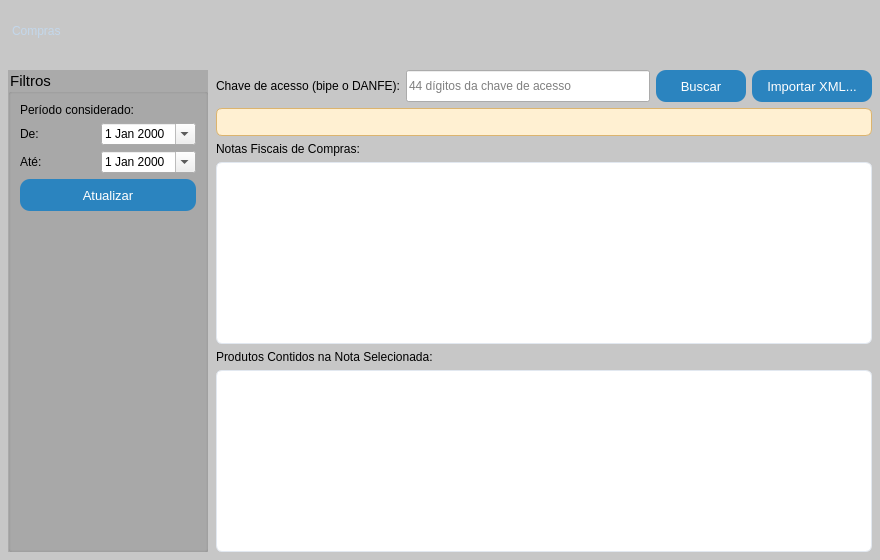
<?xml version="1.0" encoding="UTF-8"?>
<ui version="4.0">
 <class>Entradas</class>
 <widget class="QWidget" name="Entradas">
  <property name="geometry">
   <rect>
    <x>0</x>
    <y>0</y>
    <width>880</width>
    <height>560</height>
   </rect>
  </property>
  <property name="minimumSize">
   <size>
    <width>750</width>
    <height>480</height>
   </size>
  </property>
  <property name="windowTitle">
   <string>Compras</string>
  </property>
  <property name="styleSheet">
   <string notr="true">
#Entradas {
  background-color: rgb(199, 199, 199);
  background-color: qlineargradient(spread:pad, x1:0, y1:0, x2:1, y2:0,
    stop:0 rgba(199, 199, 199, 255), stop:1 rgba(170, 170, 170, 255));
}
QPushButton {
  background-color: rgb(43, 132, 191);
  color: rgb(255, 255, 255);
  font-size: 13px;
  border-radius: 10px;
}
QPushButton:hover {
  background-color: rgb(13, 92, 161);
}
QPushButton:pressed {
  color: rgb(255, 255, 255);
  background-color: rgb(153, 193, 241);
  font-size: 13px;
  border-radius: 10px;
}
QGroupBox {
  background-color: rgb(170, 170, 170);
  font: 700 9pt &quot;Segoe UI&quot;;
  font-size: 15px;
}
QTableView {
  background-color: #ffffff;
  alternate-background-color: #dce9f5;
  border: 1px solid #e2e8f0;
  border-radius: 6px;
  gridline-color: #e2e8f0;
  selection-background-color: rgb(43, 132, 191);
  selection-color: #ffffff;
  outline: none;
}
QHeaderView::section {
  background-color: #f1f5f9;
  color: #475569;
  font: 600 9pt &quot;Ubuntu&quot;;
  border: none;
  border-bottom: 2px solid #e2e8f0;
  border-right: 1px solid #e2e8f0;
  padding: 6px 10px;
}
QHeaderView::section:last {
  border-right: none;
}
QScrollBar:vertical {
  background: #f1f5f9;
  width: 8px;
  border-radius: 4px;
}
QScrollBar::handle:vertical {
  background: #cbd5e1;
  border-radius: 4px;
  min-height: 20px;
}
QScrollBar::add-line:vertical, QScrollBar::sub-line:vertical {
  height: 0px;
}
   </string>
  </property>
  <layout class="QGridLayout" name="gridLayout">
   <property name="spacing">
    <number>0</number>
   </property>
   <property name="leftMargin">
    <number>0</number>
   </property>
   <property name="topMargin">
    <number>0</number>
   </property>
   <property name="rightMargin">
    <number>0</number>
   </property>
   <property name="bottomMargin">
    <number>8</number>
   </property>
   <item row="0" column="0" colspan="2">
    <widget class="QFrame" name="frameHeaderBar">
     <property name="minimumSize">
      <size>
       <width>0</width>
       <height>62</height>
      </size>
     </property>
     <property name="maximumSize">
      <size>
       <width>16777215</width>
       <height>62</height>
      </size>
     </property>
     <property name="styleSheet">
      <string notr="true">
QFrame {
  background-color: qlineargradient(spread:pad, x1:0, y1:0, x2:0, y2:1,
    stop:0 rgb(38, 62, 92), stop:1 rgb(24, 42, 66));
  border-bottom: 2px solid rgb(43, 132, 191);
}
QPushButton {
  background-color: transparent;
  font: 600 10pt &quot;Segoe UI&quot;;
  color: rgb(195, 215, 235);
  border: none;
  border-radius: 7px;
  padding: 4px 12px;
}
QPushButton:hover {
  background-color: rgba(43, 132, 191, 150);
  color: white;
}
QPushButton:pressed {
  background-color: rgba(153, 193, 241, 100);
  color: white;
}
QLabel {
  color: rgb(195, 215, 235);
  background-color: transparent;
  border: none;
}
      </string>
     </property>
     <property name="frameShape">
      <enum>QFrame::Shape::NoFrame</enum>
     </property>
     <layout class="QHBoxLayout" name="headerLayout">
      <property name="leftMargin">
       <number>12</number>
      </property>
      <property name="rightMargin">
       <number>12</number>
      </property>
      <item>
       <widget class="QLabel" name="label_3">
        <property name="styleSheet">
         <string notr="true">font: 700 14pt &quot;Ubuntu&quot;;</string>
        </property>
        <property name="text">
         <string>Compras</string>
        </property>
       </widget>
      </item>
      <item>
       <spacer name="headerSpacer">
        <property name="orientation">
         <enum>Qt::Orientation::Horizontal</enum>
        </property>
        <property name="sizeHint" stdset="0">
         <size>
          <width>40</width>
          <height>20</height>
         </size>
        </property>
       </spacer>
      </item>
     </layout>
    </widget>
   </item>
   <item row="1" column="0" colspan="2">
    <layout class="QHBoxLayout" name="contentLayout">
     <property name="spacing">
      <number>8</number>
     </property>
     <property name="leftMargin">
      <number>8</number>
     </property>
     <property name="topMargin">
      <number>8</number>
     </property>
     <property name="rightMargin">
      <number>8</number>
     </property>
     <property name="bottomMargin">
      <number>0</number>
     </property>
     <item>
      <widget class="QGroupBox" name="groupBox">
       <property name="sizePolicy">
        <sizepolicy hsizetype="Fixed" vsizetype="Preferred">
         <horstretch>0</horstretch>
         <verstretch>0</verstretch>
        </sizepolicy>
       </property>
       <property name="minimumSize">
        <size>
         <width>200</width>
         <height>0</height>
        </size>
       </property>
       <property name="maximumSize">
        <size>
         <width>200</width>
         <height>16777215</height>
        </size>
       </property>
       <property name="title">
        <string>Filtros</string>
       </property>
       <layout class="QVBoxLayout" name="verticalLayout_3">
        <item>
         <widget class="QLabel" name="label_8">
          <property name="text">
           <string>Período considerado:</string>
          </property>
         </widget>
        </item>
        <item>
         <layout class="QHBoxLayout" name="horizontalLayout_4">
          <item>
           <widget class="QLabel" name="label_6">
            <property name="text">
             <string>De:</string>
            </property>
           </widget>
          </item>
          <item>
           <widget class="QDateEdit" name="DateEdt_De">
            <property name="calendarPopup">
             <bool>true</bool>
            </property>
           </widget>
          </item>
         </layout>
        </item>
        <item>
         <layout class="QHBoxLayout" name="horizontalLayout_5">
          <item>
           <widget class="QLabel" name="label_7">
            <property name="text">
             <string>Até:</string>
            </property>
           </widget>
          </item>
          <item>
           <widget class="QDateEdit" name="DateEdt_Ate">
            <property name="calendarPopup">
             <bool>true</bool>
            </property>
           </widget>
          </item>
         </layout>
        </item>
        <item>
         <widget class="QPushButton" name="Btn_ConsultarDF">
          <property name="minimumSize">
           <size>
            <width>0</width>
            <height>32</height>
           </size>
          </property>
          <property name="text">
           <string>Atualizar</string>
          </property>
         </widget>
        </item>
        <item>
         <spacer name="filterSpacer">
          <property name="orientation">
           <enum>Qt::Orientation::Vertical</enum>
          </property>
          <property name="sizeHint" stdset="0">
           <size>
            <width>20</width>
            <height>40</height>
           </size>
          </property>
         </spacer>
        </item>
       </layout>
      </widget>
     </item>
     <item>
      <layout class="QVBoxLayout" name="tablesLayout">
       <property name="spacing">
        <number>6</number>
       </property>
       <item>
        <layout class="QHBoxLayout" name="chaveLayout">
         <property name="spacing">
          <number>6</number>
         </property>
         <item>
          <widget class="QLabel" name="Lbl_Chave">
           <property name="styleSheet">
            <string notr="true">font: 700 10pt &quot;Ubuntu&quot;;</string>
           </property>
           <property name="text">
            <string>Chave de acesso (bipe o DANFE):</string>
           </property>
          </widget>
         </item>
         <item>
          <widget class="QLineEdit" name="Ledit_ChaveAcesso">
           <property name="minimumSize">
            <size>
             <width>0</width>
             <height>32</height>
            </size>
           </property>
           <property name="placeholderText">
            <string>44 dígitos da chave de acesso</string>
           </property>
           <property name="clearButtonEnabled">
            <bool>true</bool>
           </property>
          </widget>
         </item>
         <item>
          <widget class="QPushButton" name="Btn_BuscarChave">
           <property name="minimumSize">
            <size>
             <width>90</width>
             <height>32</height>
            </size>
           </property>
           <property name="text">
            <string>Buscar</string>
           </property>
           <property name="autoDefault">
            <bool>false</bool>
           </property>
          </widget>
         </item>
         <item>
          <widget class="QPushButton" name="Btn_ImportarXml">
           <property name="minimumSize">
            <size>
             <width>120</width>
             <height>32</height>
            </size>
           </property>
           <property name="text">
            <string>Importar XML...</string>
           </property>
           <property name="autoDefault">
            <bool>false</bool>
           </property>
          </widget>
         </item>
        </layout>
       </item>
       <item>
        <widget class="QLabel" name="Lbl_StatusChave">
         <property name="visible">
          <bool>false</bool>
         </property>
         <property name="styleSheet">
          <string notr="true">color: rgb(120, 60, 0); background-color: rgb(255, 240, 210); border: 1px solid rgb(220, 180, 110); border-radius: 6px; padding: 6px;</string>
         </property>
         <property name="text">
          <string/>
         </property>
         <property name="wordWrap">
          <bool>true</bool>
         </property>
        </widget>
       </item>
       <item>
        <widget class="QLabel" name="label">
         <property name="styleSheet">
          <string notr="true">font: 700 10pt &quot;Ubuntu&quot;;</string>
         </property>
         <property name="text">
          <string>Notas Fiscais de Compras:</string>
         </property>
        </widget>
       </item>
       <item>
        <widget class="QTableView" name="Tview_Entradas">
         <property name="sizePolicy">
          <sizepolicy hsizetype="Expanding" vsizetype="Preferred">
           <horstretch>0</horstretch>
           <verstretch>0</verstretch>
          </sizepolicy>
         </property>
         <property name="alternatingRowColors">
          <bool>true</bool>
         </property>
         <property name="selectionMode">
          <enum>QAbstractItemView::SelectionMode::SingleSelection</enum>
         </property>
         <property name="selectionBehavior">
          <enum>QAbstractItemView::SelectionBehavior::SelectRows</enum>
         </property>
         <property name="showGrid">
          <bool>false</bool>
         </property>
         <attribute name="verticalHeaderVisible">
          <bool>false</bool>
         </attribute>
        </widget>
       </item>
       <item>
        <widget class="QLabel" name="label_2">
         <property name="styleSheet">
          <string notr="true">font: 700 10pt &quot;Ubuntu&quot;;</string>
         </property>
         <property name="text">
          <string>Produtos Contidos na Nota Selecionada:</string>
         </property>
        </widget>
       </item>
       <item>
        <widget class="QTableView" name="Tview_ProdutosNota">
         <property name="sizePolicy">
          <sizepolicy hsizetype="Expanding" vsizetype="Preferred">
           <horstretch>0</horstretch>
           <verstretch>0</verstretch>
          </sizepolicy>
         </property>
         <property name="contextMenuPolicy">
          <enum>Qt::ContextMenuPolicy::CustomContextMenu</enum>
         </property>
         <property name="alternatingRowColors">
          <bool>true</bool>
         </property>
         <property name="selectionMode">
          <enum>QAbstractItemView::SelectionMode::ExtendedSelection</enum>
         </property>
         <property name="selectionBehavior">
          <enum>QAbstractItemView::SelectionBehavior::SelectRows</enum>
         </property>
         <property name="showGrid">
          <bool>false</bool>
         </property>
         <attribute name="verticalHeaderVisible">
          <bool>false</bool>
         </attribute>
        </widget>
       </item>
      </layout>
     </item>
    </layout>
   </item>
  </layout>
 </widget>
 <resources/>
 <connections/>
</ui>
